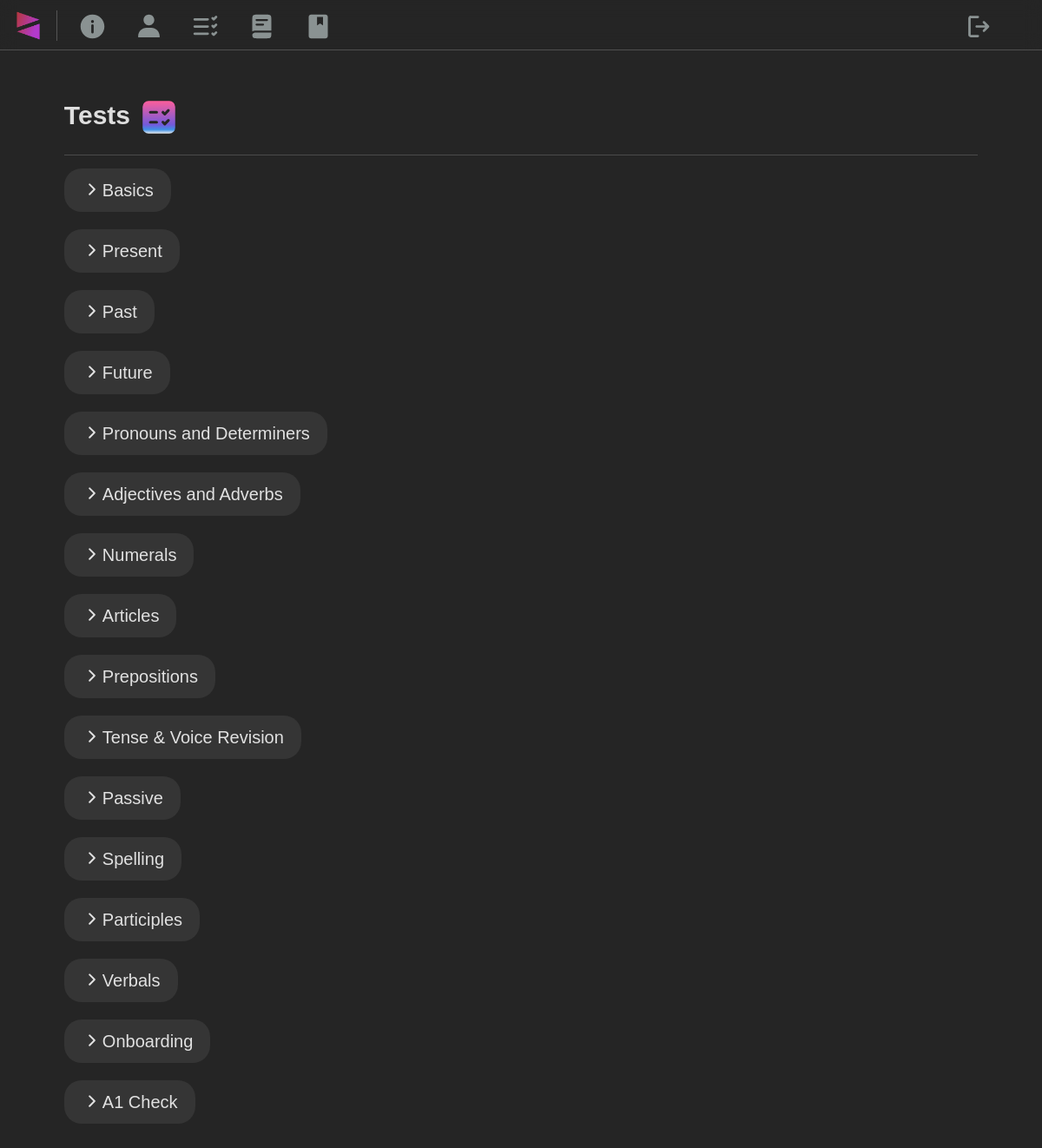
Screenshot of /tests (signed in) with the database file from the repository.
### website/models.py (models this page shows, shortened)
class TheoryTopics(models.Model):
    topic = models.CharField(max_length=255)
    order = models.PositiveIntegerField(unique=True)

### website/views.py (the view)
# urls.py: path("tests", views.all_tests, name="tests"),
@login_required
def all_tests(request):
    theory_entries = TheoryTopics.objects.order_by('order')
    tests_by_topic = {}
    for theory_entry in theory_entries:
        tests = Tests.objects.filter(topic=theory_entry).order_by('order')
        if tests:
            tests_by_topic[theory_entry] = tests
    user_results = Results.objects.filter(user=request.user)
    solved = set(user_results.values_list('test_proper__url', flat=True))
    return render(request, "website/all_tests.html", {"solved_set": solved, "tests_by_topic": tests_by_topic})

### website/templates/website/all_tests.html (shortened to what this page needs)
{% extends "website/layout.html" %} {% block title %}Тесты{% endblock %} {% load static %} {% block body %}
<h2>
  Tests
</h2>
<hr class="hr-faint" />
{% for theory_entry, tests in tests_by_topic.items %}
<div class="folder folder-tablet margin-bottom">{{theory_entry.topic}}</div>
{% endfor %}
{% endblock %}

### website/templates/website/layout.html (shortened to what this page needs)
{% load static %}
<!DOCTYPE html>
<html lang="en">
    <head>
        <link rel="stylesheet" href="{% static 'website/css/main.css' %}">
    </head>
<body>
        <div class="nav">
            <div id="logo"><img class="logo-nav" src="{% static 'website/images/about/logo-menu.png' %}" alt="logo-footer"></div>
            <a id="about" href="{% url 'index' %}">
            </a>
            {% if user.is_authenticated %}
                <a href="{% url 'results' %}">
                    <svg class="nav-icon" xmlns="http://www.w3.org/2000/svg" viewBox="0 0 24 24">
                        <path fill="currentColor" d="M7.5 6.5C7.5 8.981 9.519 11 12 11s4.5-2.019 4.5-4.5S14.481 2 12 2S7.5 4.019 7.5 6.5zM20 21h1v-1c0-3.859-3.141-7-7-7h-4c-3.86 0-7 3.141-7 7v1h17z"/>
                    </svg>
                </a>
                <a href="{% url 'tests' %}">
                </a>
                <a href="{% url 'theory' %}">
                </a>
                <a href="{% url 'dictionary' %}">
                    <svg class="nav-icon" xmlns="http://www.w3.org/2000/svg" viewBox="0 0 24 24">
                        <path fill="currentColor" d="M6 22q-.825 0-1.413-.588T4 20V4q0-.825.588-1.413T6 2h12q.825 0 1.413.588T20 4v16q0 .825-.588 1.413T18 22H6Zm5-11l2.5-1.5L16 11V4h-5v7Z"/>
                    </svg>
                </a>
                <a class="out" href="{% url 'logout' %}" onclick="return confirm('Вы уверены, что хотите выйти?')">
                </a>
            {% endif %}
        </div>
<div class="container">
    {% block body %}{% endblock %}
</div>
</body>
</html>

### website/static/website/css/main.css (style rules this page uses)
*, *::before, *::after { box-sizing: border-box; }
.folder-tablet { width: -moz-fit-content; width: fit-content; background-color: #353535; border-radius: 1rem; padding: 10px 20px; }
body { font-family: Arial, Helvetica, sans-serif; font-weight: 200; background: #252525; background-repeat: no-repeat; background-attachment: fixed; color: rgba(255, 255, 255, 0.85); margin: 0; padding: 0; line-height: 1.5rem; }
.larger-icon { width: 50px; height: 50px; vertical-align: middle; }
.logo-nav { height: 35px; border-right: 1px solid #555; padding-right: 15px; }
html { box-sizing: border-box; font-size: 20px; scroll-behavior: smooth; height: 100%; }
.margin-bottom { margin-bottom: 20px; }
hr { border: none; border-top: 2px solid #444; border-color: rgba(255, 255, 255, 0.2); margin: 20px 0px; }
.container { padding: 6rem 1.5rem; max-width: 100ch; margin: auto; }
p, h1, h2, h3, h4 { margin-bottom: 0.6em; margin-top: 1em; }
a { color: rgba(240, 255, 255, 0.65); text-decoration: none; font-weight: 400; }
.nav { position: fixed; top: 0; z-index: 100; width: 100%; font-size: large; overflow: hidden; display: flex; align-items: center; -webkit-backdrop-filter: blur(10px); backdrop-filter: blur(10px); border-bottom: 1px solid rgba(255, 255, 255, 0.2); }
.nav .nav-icon { width: 33px; height: 33px; vertical-align: middle; }
.nav .out { margin-left: auto; margin-right: 2rem; }
.nav a { color: rgba(240, 255, 255, 0.5); display: block; font-weight: 400; text-align: center; margin: 6px 0px; margin-top: 10px; padding: 0.2rem 0.8rem; text-decoration: none; border-radius: 6px; transition: 250ms ease-in-out; float: left; }
.nav #logo { margin-top: 10px; display: block; float: left; margin-left: 15px; }
.nav a:first-of-type { margin-left: 0.4rem; }
.hr-faint { border: none; border-top: 1px solid rgba(85, 85, 85, 0.8); margin: 15px 0px; }

### website/templates/website/all_tests.html (style rules this page uses)
.container { padding-top: 4rem; }

### rows the page displays
TheoryTopics: topic "Basics"
TheoryTopics: topic "Present"
TheoryTopics: topic "Past"
TheoryTopics: topic "Future"
TheoryTopics: topic "Pronouns and Determiners"
TheoryTopics: topic "Adjectives and Adverbs"
TheoryTopics: topic "Numerals"
TheoryTopics: topic "Articles"
TheoryTopics: topic "Prepositions"
TheoryTopics: topic "Tense & Voice Revision"
TheoryTopics: topic "Passive"
TheoryTopics: topic "Spelling"
TheoryTopics: topic "Participles"
TheoryTopics: topic "Verbals"
TheoryTopics: topic "Onboarding"
TheoryTopics: topic "A1 Check"
